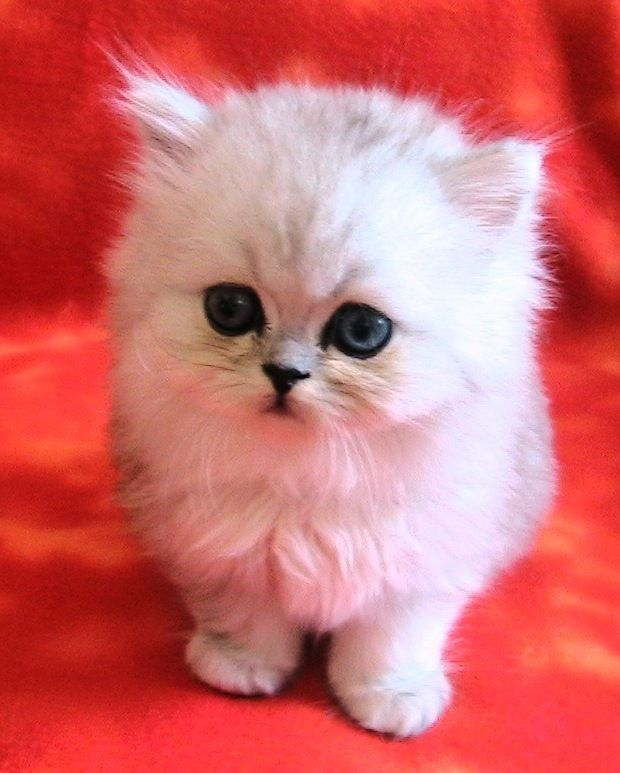
#> input picture pictures/cat.jpg, 620 x 773 px
$ python basic.py
#> lines starting #> are read from the running program, lines starting #| are printed output that depends on the picture
import cv2 as cv

img = cv.imread('pictures/cat.jpg')
#> img is the input picture: shape (773, 620, 3); mean B, G, R 109.5, 107.7, 210.6
cv.imshow('cat', img)

''' converting to gray scale '''
# gray = cv.cvtColor(src=img, code=cv.COLOR_BGR2GRAY )
# cv.imshow('Gray', gray)

''' Blur the image '''
# blur = cv.GaussianBlur(src=img, ksize=(7,7), sigmaX=cv.BORDER_DEFAULT)
# cv.imshow('Blur' ,blur)

''' Edge cascade '''
# canny = cv.Canny(image=img, threshold1=int(125), threshold2=int(175))
# cv.imshow('canny', canny)

''' dilated '''
# dilated = cv.dilate(src=canny, kernel=(3,3), iterations=7)
# cv.imshow('dilated', dilated)


''' Eroding '''
# eroded = cv.erode(src=dilated, kernel=(3,3), iterations=1)
# cv.imshow('eroded', eroded)

''' Resize '''
resized = cv.resize(src=img, dsize=(500,500), interpolation=cv.INTER_AREA)  # cv.INTER_AREA is used when decreasing the size, and cv.INTER_LINEAR is used whe enlarging
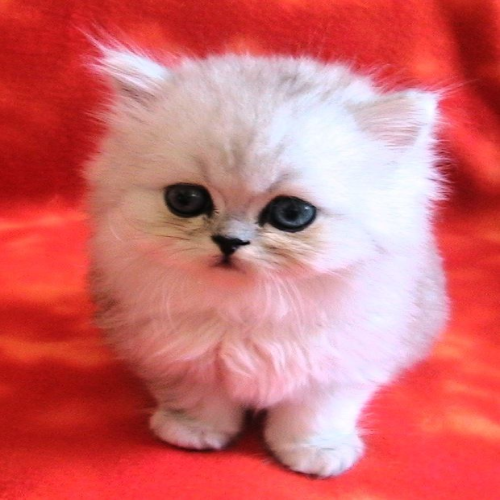
#> resized: shape (500, 500, 3); mean B, G, R 109.5, 107.7, 210.6
cv.imshow('resize', resized)  # cv.INTER_CUBIC gives the best quality but is computationally expensive

''' Cropping '''
cropped = img[50:200, 100:350]
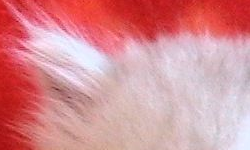
#> cropped: shape (150, 250, 3); mean B, G, R 149.4, 143.3, 215.1
cv.imshow('cropping', cropped)

cv.waitKey(0)
